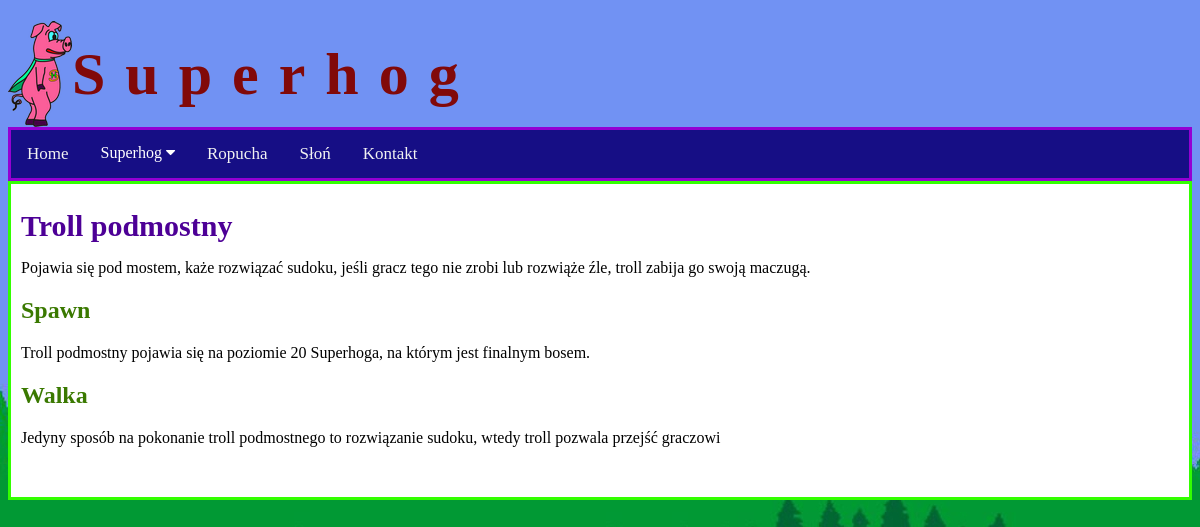
/article1, run on an earlier commit of the app's database.
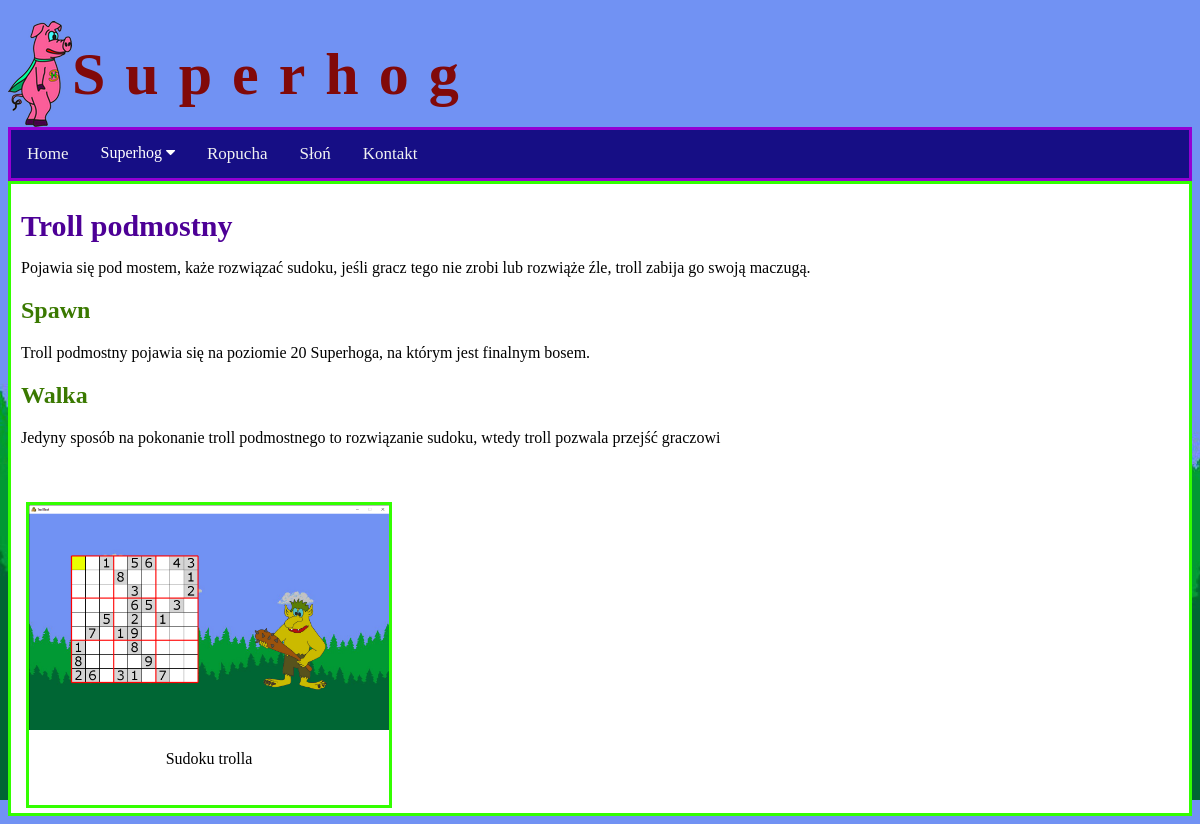
And on a later commit of the database.
### superhog_app/models.py (models this page shows, shortened)
class Article(models.Model):
    SH_MISC = 0
    SH_GAMEPLAY = 1
    SH_CREATURE = 2
    SH_SOURCE_CODE = 3
    OTHER = 10
    ARTICLE_TYPE_CHOICES = [
        (0, "Superhog różne"),
        (1, "Superhog rozgrywka"),
        (2, "Superhog potwory"),
        (3, "Superhog kod źródłowy"),
        (10, "Inne programy"),
    ]
    title = models.CharField(max_length = 60)
    publication_date = models.DateTimeField(auto_now_add=True, blank=True)
    basic_description = models.TextField(default="")
    gallery = models.ManyToManyField(ExternalFileInfo)
    article_type = models.SmallIntegerField(choices=ARTICLE_TYPE_CHOICES, default=SH_MISC)

class ArticleSection(models.Model):
    article = models.ForeignKey(Article, on_delete=models.CASCADE)
    title = models.CharField(max_length = 60)
    content = models.TextField(default="")

class ExternalFileInfo(models.Model):
    PICTURE = 0
    VIDEO_MP4 = 1
    TEXT = 2
    SOURCE_CODE = 3
    OTHER = 4
    FILE_TYPE_CHOICES = [
        (0, "Picture"),
        (1, "Video"),
        (2, "Text"),
        (3, "Source code"),
        (4, "Other"),
    ]
    filetype = models.SmallIntegerField(choices = FILE_TYPE_CHOICES, default=PICTURE)
    description = models.CharField(max_length = 45, default ="")
    internal_path = models.CharField(max_length = 256)
    @property
    def get_url(self):
        return "sh_app/" + self.internal_path

### superhog_app/views.py (the view)
# urls.py: path('article<int:pk>', views.ArticleView.as_view(), name = "article"),
class ArticleView(generic.DetailView):
    model = Article
    template_name = "sh_app/article2.html"

### superhog_app/templates/sh_app/article2.html (shortened to what this page needs)
{% extends "sh_app/base.html" %}
{% load static %}
{% block article %}
<div class = "sh-article">
<h1 class = "sh-article-title"> {{article.title}} </h1>
<p class = "sh-article-content">
    {{article.basic_description}}
</p>
{% for section in article.articlesection_set.all %}
<div class = "sh-article-section">
    <h2 class = "sh-article-section-title">
        {{section.title}}
    </h2>
    <p class = "sh-article-content">
        {{section.content}}
    </p>
</div>
{% endfor %}
{% include "sh_app/image_gallery.html" with image_set=article.gallery %}
</div>
{% endblock %}

### superhog_app/templates/sh_app/base.html (shortened to what this page needs)
<!DOCTYPE html>
<html>
{% load static %}
<head>
    <link rel="stylesheet" href="https://cdnjs.cloudflare.com/ajax/libs/font-awesome/4.7.0/css/font-awesome.min.css">
    <link rel="stylesheet" type="text/css" href="{% static 'sh_app/superhog.css' %}">
</head>
<body>
    <header class="SH-Header">
        <h1>
            <img src="{% static 'sh_app/hog1.png' %}" id="static_hog" style ="position: relative;"  onclick="walking_hog()"/>
            <span class = "xd">Superhog</span></h1>
        {% include "sh_app/nav.html" %}
    </header>
    <article>
        {% block article %}
        {% endblock %}
    </article>
</body>

### superhog_app/templates/sh_app/nav.html (shortened to what this page needs)
{% load lineage %}
<nav>
    <div class="topnav" id="myTopnav">
        <a href="/index" class=" {% ancestor '/index' %}">Home</a>
        <div class="dropdown">
            <button class="dropbtn">Superhog
                <i class="fa fa-caret-down"></i> </button>
        </div>
        <a href="/ropucha" class=" {% ancestor '/ropucha' %}">Ropucha</a>
        <a href="/elephant" class=" {% ancestor '/elephant' %}">Słoń</a>
        <a href="/contact_me" class=" {% ancestor '/contact_me' %}">Kontakt</a>
    </div>
</nav>

### superhog_app/templates/sh_app/image_gallery.html
{% load static %}
<div class = "gc1">
    {% for file1 in image_set.all %}
    <div class = "g1">
        {% if file1.filetype == 0 %}
        <a href = "{% static file1.get_url %}" target="_blank">
            <img src = "{% static file1.get_url %}"/>
        </a>
        {% elif file1.filetype == 1 %}
        <video controls style="width:100%; max-width: 800px; height: auto;">
            <source src="{% static file1.get_url %}" type="video/mp4"/>
        </video>
        {% endif %}
        <div class="desc">
            <p>
                {{file1.description}}
            </p>
        </div>
    </div>
    {% endfor %}
</div>

### superhog_app/static/sh_app/superhog.css (style rules this page uses)
h1 { display: flex; align-items:center; margin-bottom: 0px; }
body { background-image: url("forest1.jpg"); }
.xd { letter-spacing: 20px; color: rgb(129, 9, 9); font-weight: bold; font-size: 60px; }
.topnav { border-style: solid; border-width: medium; border-color: darkviolet; background-color: rgb(22, 14, 133); color: rgb(0, 255, 0); overflow: hidden; }
.topnav a { float: left; display: block; color: #f2f2f2; text-align: center; padding: 14px 16px; text-decoration: none; font-size: 17px; }
.dropdown { float: left; overflow: hidden; }
.dropdown .dropbtn { font-size: 16px; border: none; outline: none; color: white; padding: 14px 16px; background-color: inherit; font-family: inherit; margin: 0; }
article { border-style: solid; border-width: medium; border-color: rgb(51, 255, 0); background-color: white; display: block; }
.sh-article { padding-left: 10px; padding-right: 10px; }
.sh-article-title { font-weight: bold; font-size: 30px; color: rgb(77, 0, 150); }
.sh-article-section-title { font-weight: bold; font-size: 24px; color:rgb(58, 121, 0); }
.sh-article-content { font-weight: normal; color: black; font-size: 16px; }
.gc1 { margin-top: 50px; overflow: hidden; }
.g1 { border-style: solid; border-width: medium; border-color: rgb(51, 255, 0); background-color: white; margin: 5px; float: left; display: block; width: 360px; height: 300px; }
.g1 img { width: 100%; height: auto; }
.g1 .desc { text-align: center; vertical-align: center; }

What changed in the data, as far as the page shows it:
added ExternalFileInfo: internal_path (picture), description "Sudoku trolla"
